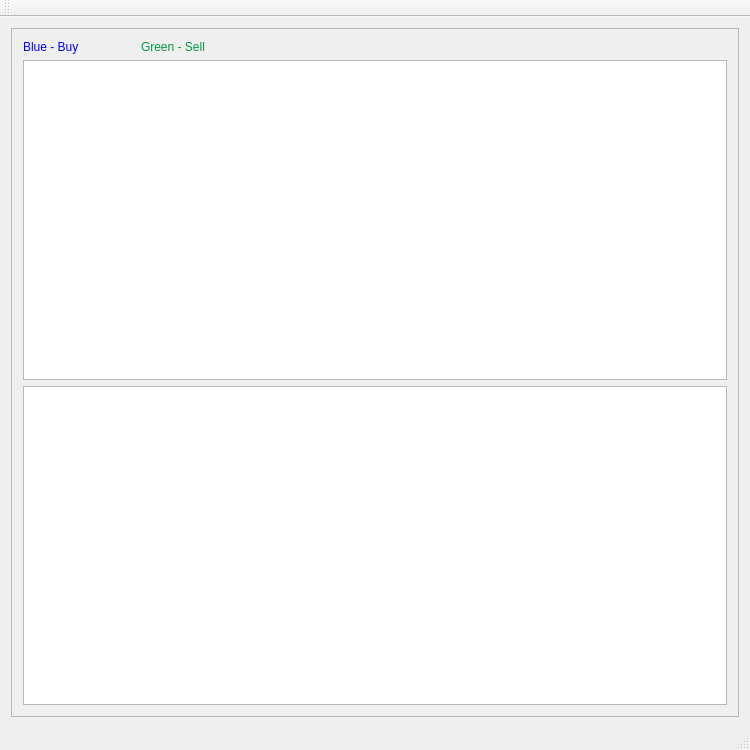
<?xml version="1.0" encoding="UTF-8"?>
<ui version="4.0">
 <class>DisplayAnalysis</class>
 <widget class="QMainWindow" name="DisplayAnalysis">
  <property name="geometry">
   <rect>
    <x>0</x>
    <y>0</y>
    <width>750</width>
    <height>750</height>
   </rect>
  </property>
  <property name="minimumSize">
   <size>
    <width>700</width>
    <height>700</height>
   </size>
  </property>
  <property name="windowTitle">
   <string>Display Analysis</string>
  </property>
  <property name="locale">
   <locale language="English" country="Australia"/>
  </property>
  <widget class="QWidget" name="centralWidget">
   <layout class="QGridLayout" name="gridLayout">
    <item row="0" column="0">
     <widget class="QScrollArea" name="scrollArea">
      <property name="widgetResizable">
       <bool>true</bool>
      </property>
      <widget class="QWidget" name="scrollViewGraph">
       <property name="geometry">
        <rect>
         <x>0</x>
         <y>0</y>
         <width>724</width>
         <height>668</height>
        </rect>
       </property>
       <layout class="QGridLayout" name="gridLayout_2">
        <item row="4" column="0">
         <layout class="QVBoxLayout" name="verticalLayout">
          <item>
           <widget class="QGraphicsView" name="graphicsGraphDisplay"/>
          </item>
          <item>
           <widget class="QTableWidget" name="returnsTableDisplay"/>
          </item>
         </layout>
        </item>
        <item row="2" column="0" rowspan="2">
         <layout class="QHBoxLayout" name="horizontalLayout_2">
          <item>
           <widget class="QLabel" name="label">
            <property name="text">
             <string>&lt;span style=&quot;color:blue&quot;&gt;Blue - Buy&lt;/span&gt;</string>
            </property>
           </widget>
          </item>
          <item>
           <widget class="QLabel" name="label_2">
            <property name="text">
             <string>&lt;html&gt;&lt;head/&gt;&lt;body&gt;&lt;p&gt;&lt;span style=&quot; color:#009940;&quot;&gt;Green - Sell&lt;/span&gt;&lt;/p&gt;&lt;/body&gt;&lt;/html&gt;</string>
            </property>
           </widget>
          </item>
          <item>
           <widget class="QLabel" name="label_6">
            <property name="text">
             <string/>
            </property>
           </widget>
          </item>
          <item>
           <widget class="QLabel" name="label_5">
            <property name="text">
             <string/>
            </property>
           </widget>
          </item>
          <item>
           <widget class="QLabel" name="label_4">
            <property name="text">
             <string/>
            </property>
           </widget>
          </item>
          <item>
           <widget class="QLabel" name="label_3">
            <property name="text">
             <string/>
            </property>
           </widget>
          </item>
         </layout>
        </item>
       </layout>
      </widget>
     </widget>
    </item>
   </layout>
  </widget>
  <widget class="QToolBar" name="mainToolBar">
   <attribute name="toolBarArea">
    <enum>TopToolBarArea</enum>
   </attribute>
   <attribute name="toolBarBreak">
    <bool>false</bool>
   </attribute>
  </widget>
  <widget class="QStatusBar" name="statusBar"/>
  <widget class="QMenuBar" name="menuBar">
   <property name="geometry">
    <rect>
     <x>0</x>
     <y>0</y>
     <width>750</width>
     <height>22</height>
    </rect>
   </property>
  </widget>
  <action name="actionDsdsasdsd">
   <property name="text">
    <string>dsdsasdsd</string>
   </property>
  </action>
 </widget>
 <layoutdefault spacing="6" margin="11"/>
 <resources/>
 <connections/>
</ui>
